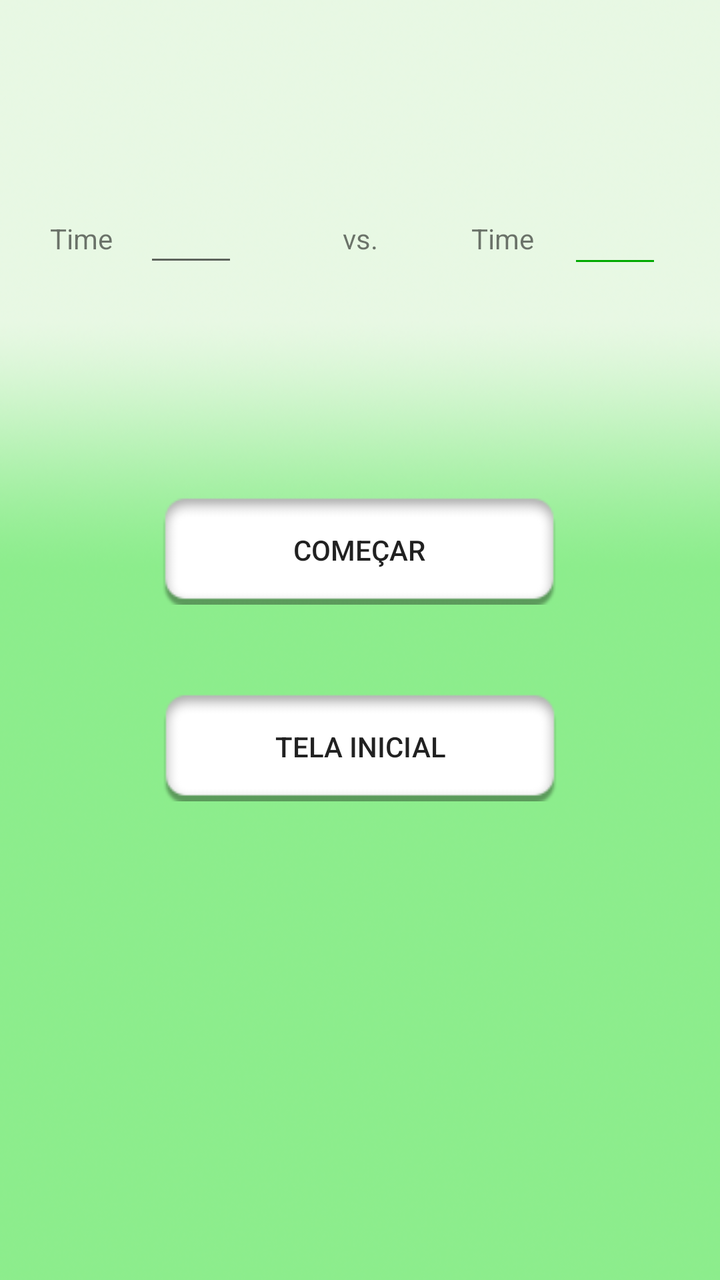
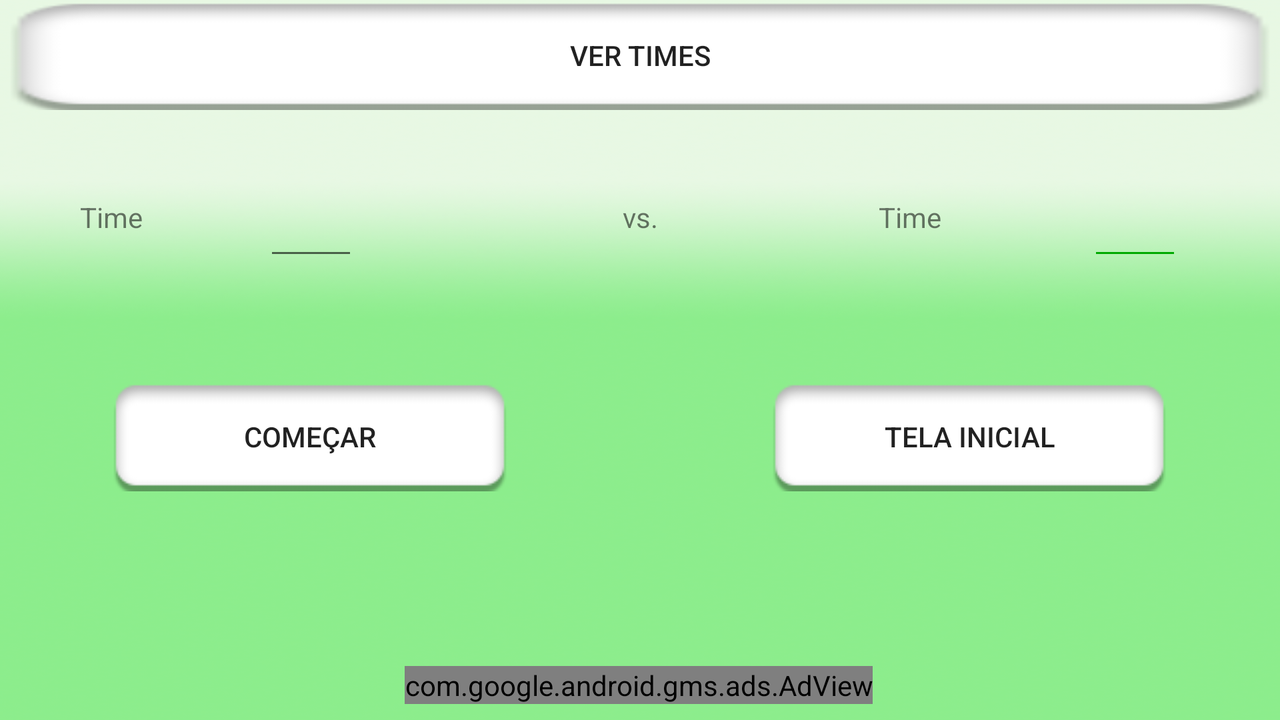

First picture: res/layout/ on a phone held upright. Second picture: the repository's own variant of that layout, on a device whose configuration matches the variant's folder. Source for both follows.
<!-- AndroidManifest.xml: application theme AppTheme -->
<!-- res/layout/activity_multilista.xml -->
<?xml version="1.0" encoding="utf-8"?>
<LinearLayout xmlns:android="http://schemas.android.com/apk/res/android"
    xmlns:app="http://schemas.android.com/apk/res-auto"
    xmlns:tools="http://schemas.android.com/tools"
    android:orientation="vertical" android:layout_width="match_parent"
    android:layout_height="match_parent"
    android:background="@drawable/fundopagina"
    >

    <TextView
        android:id="@+id/txtLista"
        android:layout_width="match_parent"
        android:layout_height="wrap_content"
        android:textAppearance="@style/TextAppearance.AppCompat.Medium" />

    <android.support.constraint.ConstraintLayout
        android:layout_width="match_parent"
        android:layout_height="match_parent">

        <TextView
            android:id="@+id/txtvTime2"
            android:layout_width="wrap_content"
            android:layout_height="wrap_content"
            android:layout_marginBottom="8dp"
            android:layout_marginEnd="8dp"
            android:layout_marginStart="8dp"
            android:layout_marginTop="8dp"
            android:text="Time"
            app:layout_constraintBottom_toBottomOf="parent"
            app:layout_constraintEnd_toEndOf="parent"
            app:layout_constraintHorizontal_bias="0.728"
            app:layout_constraintStart_toStartOf="parent"
            app:layout_constraintTop_toTopOf="parent"
            app:layout_constraintVertical_bias="0.133" />

        <TextView
            android:id="@+id/txtvTime1"
            android:layout_width="wrap_content"
            android:layout_height="wrap_content"
            android:layout_marginBottom="8dp"
            android:layout_marginEnd="8dp"
            android:layout_marginStart="8dp"
            android:layout_marginTop="8dp"
            android:text="Time"
            app:layout_constraintBottom_toBottomOf="parent"
            app:layout_constraintEnd_toEndOf="parent"
            app:layout_constraintHorizontal_bias="0.054"
            app:layout_constraintStart_toStartOf="parent"
            app:layout_constraintTop_toTopOf="parent"
            app:layout_constraintVertical_bias="0.133" />

        <EditText
            android:id="@+id/txtTime1"
            android:layout_width="47dp"
            android:layout_height="45dp"
            android:layout_marginBottom="8dp"
            android:layout_marginEnd="8dp"
            android:layout_marginStart="8dp"
            android:layout_marginTop="8dp"
            android:ems="10"
            android:inputType="textPersonName|number"
            app:layout_constraintBottom_toBottomOf="parent"
            app:layout_constraintEnd_toEndOf="parent"
            app:layout_constraintHorizontal_bias="0.215"
            app:layout_constraintStart_toStartOf="parent"
            app:layout_constraintTop_toTopOf="parent"
            app:layout_constraintVertical_bias="0.11" />

        <EditText
            android:id="@+id/txtTime2"
            android:layout_width="47dp"
            android:layout_height="45dp"
            android:layout_marginBottom="8dp"
            android:layout_marginEnd="8dp"
            android:layout_marginStart="8dp"
            android:layout_marginTop="8dp"
            android:ems="10"
            android:inputType="textPersonName|number"
            android:theme="@style/MyEditTextTheme"
            app:layout_constraintBottom_toBottomOf="parent"
            app:layout_constraintEnd_toEndOf="parent"
            app:layout_constraintHorizontal_bias="0.929"
            app:layout_constraintStart_toStartOf="parent"
            app:layout_constraintTop_toTopOf="parent"
            app:layout_constraintVertical_bias="0.111" />

        <TextView
            android:id="@+id/txtvTime"
            android:layout_width="wrap_content"
            android:layout_height="wrap_content"
            android:layout_marginBottom="8dp"
            android:layout_marginEnd="8dp"
            android:layout_marginStart="8dp"
            android:layout_marginTop="8dp"
            android:text="vs."
            app:layout_constraintBottom_toBottomOf="parent"
            app:layout_constraintEnd_toEndOf="parent"
            app:layout_constraintStart_toStartOf="parent"
            app:layout_constraintTop_toTopOf="parent"
            app:layout_constraintVertical_bias="0.133" />

        <Button
            android:id="@+id/btnIniciar"
            android:layout_width="wrap_content"
            android:layout_height="wrap_content"
            android:layout_marginBottom="8dp"
            android:layout_marginEnd="8dp"
            android:layout_marginStart="8dp"
            android:layout_marginTop="8dp"
            android:background="@drawable/btn_selector"
            android:text="COMEÇAR"
            app:layout_constraintBottom_toBottomOf="parent"
            app:layout_constraintEnd_toEndOf="parent"
            app:layout_constraintHorizontal_bias="0.497"
            app:layout_constraintStart_toStartOf="parent"
            app:layout_constraintTop_toTopOf="parent"
            app:layout_constraintVertical_bias="0.395" />

        <Button
            android:id="@+id/btnVoltar"
            android:layout_width="wrap_content"
            android:layout_height="wrap_content"
            android:layout_marginBottom="8dp"
            android:layout_marginEnd="8dp"
            android:layout_marginStart="8dp"
            android:layout_marginTop="8dp"
            android:background="@drawable/btn_selector"
            android:text="TELA INICIAL"
            app:layout_constraintBottom_toBottomOf="parent"
            app:layout_constraintEnd_toEndOf="parent"
            app:layout_constraintStart_toStartOf="parent"
            app:layout_constraintTop_toTopOf="parent"
            app:layout_constraintVertical_bias="0.575" />

    </android.support.constraint.ConstraintLayout>

</LinearLayout>
<!-- resources referenced by this layout -->
<resources>
  <!-- drawable btn_selector (drawable) -->
  <?xml version="1.0" encoding="utf-8"?>
  <selector xmlns:android="http://schemas.android.com/apk/res/android">
      
      <item android:drawable="@drawable/botaopressionado" android:state_pressed="true"/>
  
      
      <item android:drawable="@drawable/botaoteste"/>
  </selector>
  <!-- drawable fundopagina: png bitmap (drawable, 166751 bytes) -->
  <style name="MyEditTextTheme">
          <item name="colorControlNormal">#00AA00</item>
          <item name="colorControlActivated">#000000</item>
          <item name="colorControlHighlight">#000000</item>
      </style>
  <style name="AppTheme" parent="Theme.AppCompat.Light.DarkActionBar">
          
          <item name="colorPrimary">#3CB371</item>
          <item name="colorPrimaryDark">#3CB371</item>
          <item name="colorAccent">@color/colorAccent</item>
      </style>
  <!-- drawable botaopressionado: png bitmap (drawable, 16936 bytes) -->
  <!-- drawable botaoteste: png bitmap (drawable, 17034 bytes) -->
</resources>
<!-- res/layout-land/activity_multilista.xml (the author's variant of the layout above) -->
<!-- drawn on the phone turned sideways -->
<?xml version="1.0" encoding="utf-8"?>
<LinearLayout xmlns:android="http://schemas.android.com/apk/res/android"
    xmlns:app="http://schemas.android.com/apk/res-auto"
    xmlns:tools="http://schemas.android.com/tools"
    android:orientation="vertical" android:layout_width="match_parent"
    android:layout_height="match_parent"
    android:background="@drawable/fundopagina"
    >

    <Button
        android:id="@+id/btnLista"
        android:layout_width="match_parent"
        android:layout_height="wrap_content"
        android:background="@drawable/btn_selector"
        android:text="Ver Times" />

    <android.support.constraint.ConstraintLayout
        android:layout_width="match_parent"
        android:layout_height="match_parent">

        <TextView
            android:id="@+id/txtvTime"
            android:layout_width="wrap_content"
            android:layout_height="wrap_content"
            android:layout_marginBottom="8dp"
            android:layout_marginEnd="8dp"
            android:layout_marginStart="8dp"
            android:layout_marginTop="8dp"
            android:text="Time"
            app:layout_constraintBottom_toBottomOf="parent"
            app:layout_constraintEnd_toEndOf="parent"
            app:layout_constraintHorizontal_bias="0.728"
            app:layout_constraintStart_toStartOf="parent"
            app:layout_constraintTop_toTopOf="parent"
            app:layout_constraintVertical_bias="0.133" />

        <TextView
            android:id="@+id/txtvTime2"
            android:layout_width="wrap_content"
            android:layout_height="wrap_content"
            android:layout_marginBottom="8dp"
            android:layout_marginEnd="8dp"
            android:layout_marginStart="8dp"
            android:layout_marginTop="8dp"
            android:text="Time"
            app:layout_constraintBottom_toBottomOf="parent"
            app:layout_constraintEnd_toEndOf="parent"
            app:layout_constraintHorizontal_bias="0.054"
            app:layout_constraintStart_toStartOf="parent"
            app:layout_constraintTop_toTopOf="parent"
            app:layout_constraintVertical_bias="0.133" />

        <EditText
            android:id="@+id/txtTime1"
            android:layout_width="47dp"
            android:layout_height="45dp"
            android:layout_marginBottom="8dp"
            android:layout_marginEnd="8dp"
            android:layout_marginStart="8dp"
            android:layout_marginTop="8dp"
            android:ems="10"
            android:inputType="textPersonName|number"
            app:layout_constraintBottom_toBottomOf="parent"
            app:layout_constraintEnd_toEndOf="parent"
            app:layout_constraintHorizontal_bias="0.215"
            app:layout_constraintStart_toStartOf="parent"
            app:layout_constraintTop_toTopOf="parent"
            app:layout_constraintVertical_bias="0.11" />

        <EditText
            android:id="@+id/txtTime2"
            android:layout_width="47dp"
            android:layout_height="45dp"
            android:layout_marginBottom="8dp"
            android:layout_marginEnd="8dp"
            android:layout_marginStart="8dp"
            android:layout_marginTop="8dp"
            android:ems="10"
            android:inputType="textPersonName|number"
            android:theme="@style/MyEditTextTheme"
            app:layout_constraintBottom_toBottomOf="parent"
            app:layout_constraintEnd_toEndOf="parent"
            app:layout_constraintHorizontal_bias="0.929"
            app:layout_constraintStart_toStartOf="parent"
            app:layout_constraintTop_toTopOf="parent"
            app:layout_constraintVertical_bias="0.111" />

        <TextView
            android:id="@+id/txtvTime"
            android:layout_width="wrap_content"
            android:layout_height="wrap_content"
            android:layout_marginBottom="8dp"
            android:layout_marginEnd="8dp"
            android:layout_marginStart="8dp"
            android:layout_marginTop="8dp"
            android:text="vs."
            app:layout_constraintBottom_toBottomOf="parent"
            app:layout_constraintEnd_toEndOf="parent"
            app:layout_constraintStart_toStartOf="parent"
            app:layout_constraintTop_toTopOf="parent"
            app:layout_constraintVertical_bias="0.133" />

        <Button
            android:id="@+id/btnIniciar"
            android:layout_width="wrap_content"
            android:layout_height="wrap_content"
            android:layout_marginBottom="8dp"
            android:layout_marginEnd="8dp"
            android:layout_marginStart="8dp"
            android:layout_marginTop="8dp"
            android:background="@drawable/btn_selector"
            android:text="COMEÇAR"
            app:layout_constraintBottom_toBottomOf="parent"
            app:layout_constraintEnd_toEndOf="parent"
            app:layout_constraintHorizontal_bias="0.111"
            app:layout_constraintStart_toStartOf="parent"
            app:layout_constraintTop_toTopOf="parent"
            app:layout_constraintVertical_bias="0.545" />

        <Button
            android:id="@+id/btnVoltar"
            android:layout_width="wrap_content"
            android:layout_height="wrap_content"
            android:layout_marginBottom="8dp"
            android:layout_marginEnd="8dp"
            android:layout_marginStart="8dp"
            android:layout_marginTop="8dp"
            android:background="@drawable/btn_selector"
            android:text="TELA INICIAL"
            app:layout_constraintBottom_toBottomOf="parent"
            app:layout_constraintEnd_toEndOf="parent"
            app:layout_constraintHorizontal_bias="0.719"
            app:layout_constraintStart_toEndOf="@+id/btnIniciar"
            app:layout_constraintTop_toTopOf="parent"
            app:layout_constraintVertical_bias="0.545" />

        <com.google.android.gms.ads.AdView xmlns:ads="http://schemas.android.com/apk/res-auto"
            android:id="@+id/adView"
            android:layout_width="wrap_content"
            android:layout_height="wrap_content"
            android:layout_alignParentBottom="true"
            android:layout_centerHorizontal="true"
            android:layout_marginBottom="8dp"
            android:layout_marginEnd="8dp"
            android:layout_marginStart="8dp"
            android:layout_marginTop="8dp"
            ads:adSize="BANNER"
            ads:adUnitId="@string/banner_test"
            ads:layout_constraintBottom_toBottomOf="parent"
            ads:layout_constraintEnd_toEndOf="parent"
            ads:layout_constraintHorizontal_bias="0.498"
            ads:layout_constraintStart_toStartOf="parent"
            ads:layout_constraintTop_toBottomOf="@+id/btnVoltar"
            ads:layout_constraintVertical_bias="1.0"></com.google.android.gms.ads.AdView>

    </android.support.constraint.ConstraintLayout>

</LinearLayout>
<!-- resources referenced by the variant -->
<!-- as the phone turned sideways resolves them -->
<resources>
  <!-- drawable btn_selector (drawable) -->
  <?xml version="1.0" encoding="utf-8"?>
  <selector xmlns:android="http://schemas.android.com/apk/res/android">
      
      <item android:drawable="@drawable/botaopressionado" android:state_pressed="true"/>
  
      
      <item android:drawable="@drawable/botaoteste"/>
  </selector>
  <!-- drawable fundopagina: png bitmap (drawable, 166751 bytes) -->
  <string name="banner_test">ca-app-pub-5400461494591224/5384005116</string>
  <style name="MyEditTextTheme">
          <item name="colorControlNormal">#00AA00</item>
          <item name="colorControlActivated">#000000</item>
          <item name="colorControlHighlight">#000000</item>
      </style>
  <style name="AppTheme" parent="Theme.AppCompat.Light.DarkActionBar">
          
          <item name="colorPrimary">#3CB371</item>
          <item name="colorPrimaryDark">#3CB371</item>
          <item name="colorAccent">@color/colorAccent</item>
      </style>
  <!-- drawable botaopressionado: png bitmap (drawable, 16936 bytes) -->
  <!-- drawable botaoteste: png bitmap (drawable, 17034 bytes) -->
</resources>
